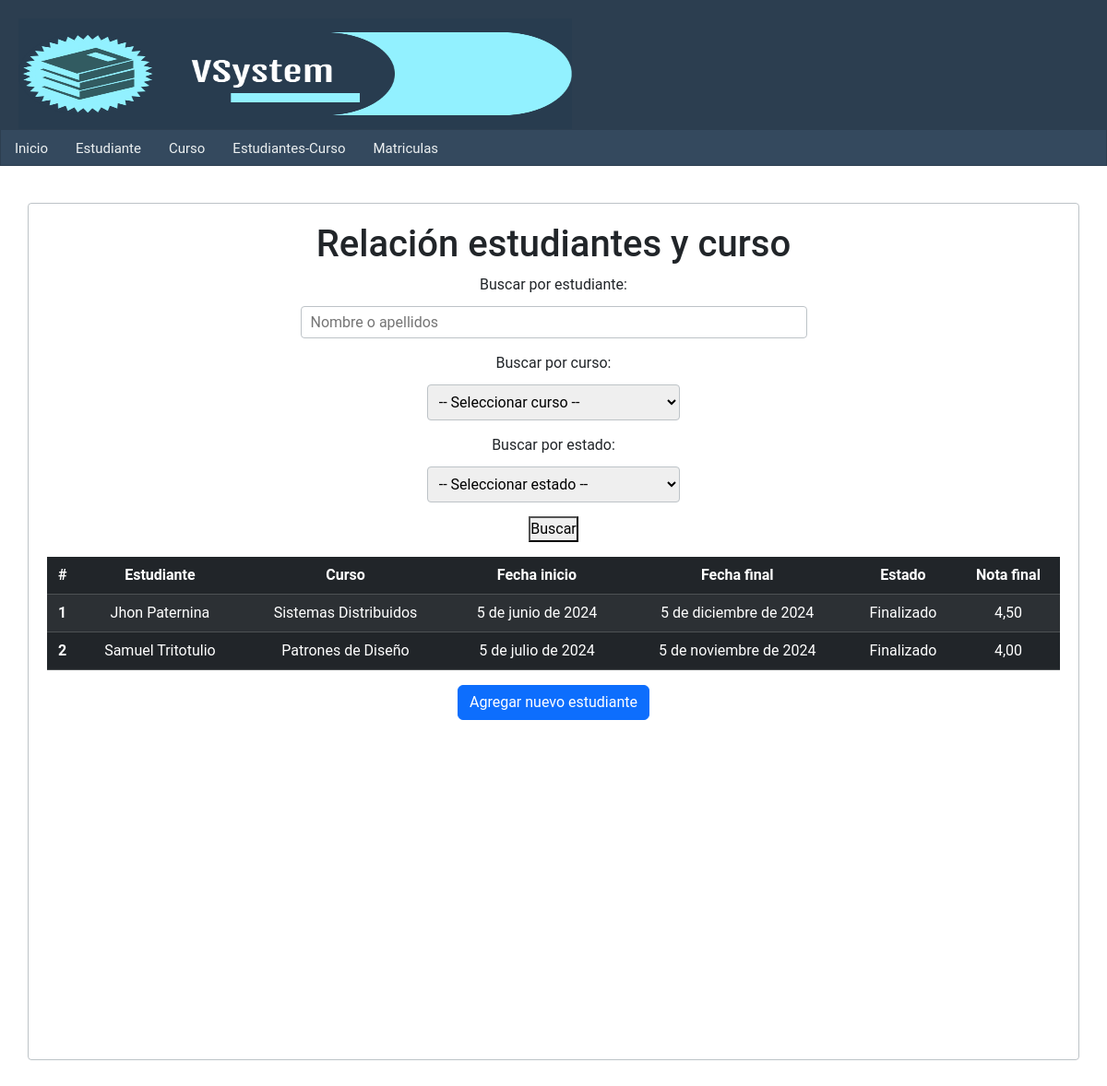
The app's page /estudiantes-curso/, older data.
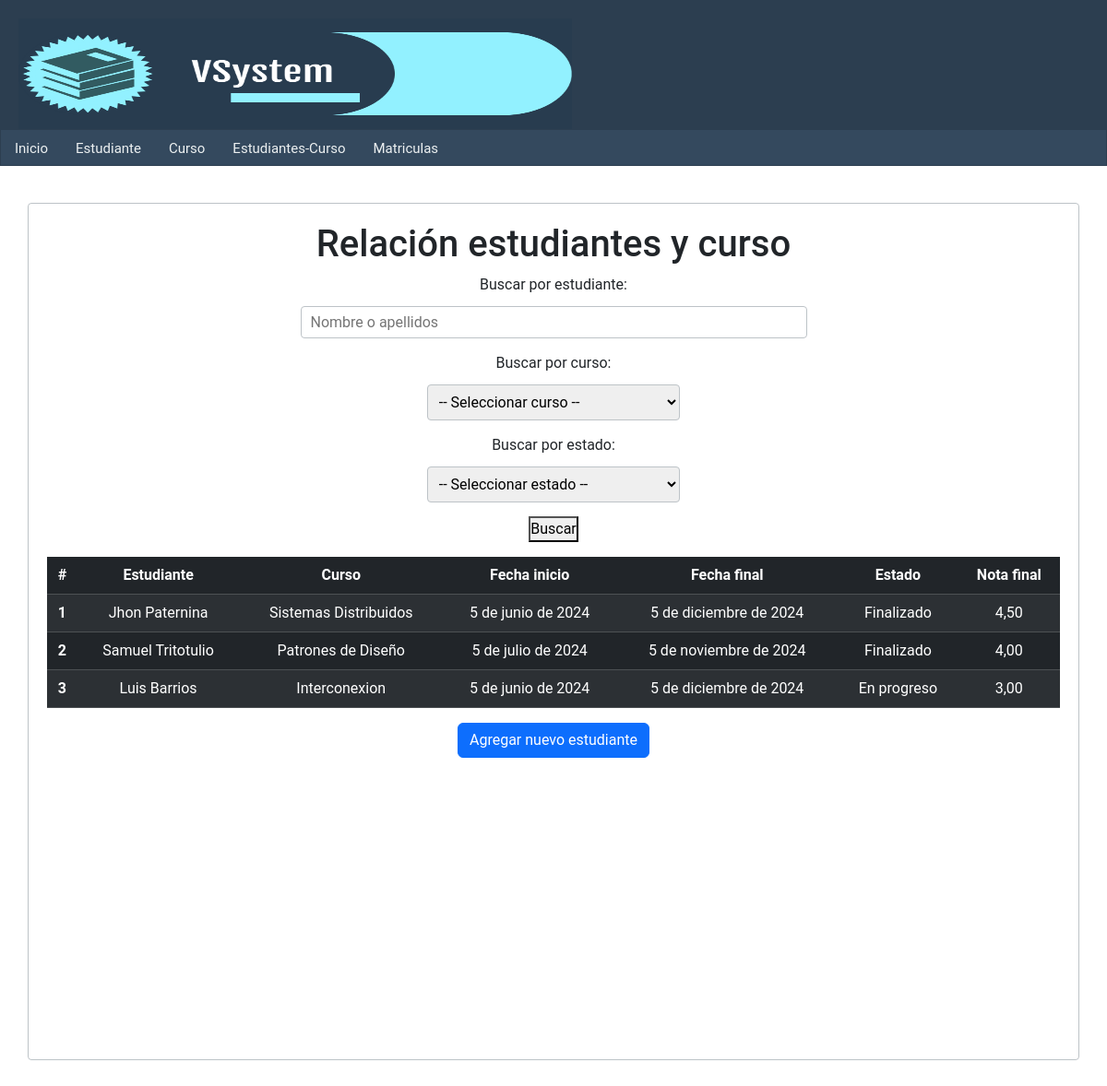
The same page, newer data.
### estudiante_curso/models.py (models this page shows, shortened)
class EstudianteCurso(models.Model):
    estudiante = models.ForeignKey(Persona, on_delete=models.SET_NULL, null = True, related_name='cursos', limit_choices_to={'rol':'Estudiante'})
    curso = models.ForeignKey(curso, on_delete=models.SET_NULL, null= True)
    fechaInicio = models.DateField()
    fechaFinal = models.DateField()
    estado = models.CharField(max_length=100)
    notaFinal = models.DecimalField(max_digits=3, decimal_places=2)
    class Meta:
        db_table = 'Estudiantes_Cursos'

### persona/models.py (models this page shows, shortened)
class Persona(models.Model):
    nombre = models.CharField(max_length=100)
    apellidos = models.CharField(max_length=100)
    dni = models.CharField(max_length=10)
    telefono = models.CharField(max_length=10)
    email = models.EmailField()
    fecha_nacimiento = models.DateField()
    rol = models.CharField(max_length=20)
    create_at = models.DateTimeField(auto_now=True)
    class Meta:
        db_table = 'Persona'

### curso/models.py (models this page shows, shortened)
class curso(models.Model):
    nombre = models.CharField(max_length=100)
    capacidad_max = models.IntegerField()
    profesor = models.ForeignKey(Persona, on_delete=models.SET_NULL, null=True)
    estudiantes = models.ManyToManyField(Persona, related_name='cursos_estudiante', blank=True)
    class Meta:
        db_table = 'Curso'

### estudiante_curso/views.py (the view)
# urls.py: path('estudiantes-curso/', Estudiante_Curso, name='lista-estudiantes-cursos'),
def Estudiante_Curso(request):
    estudiante = request.GET.get('estudiante')
    curso = request.GET.get('curso')
    estado = request.GET.get('estado')
    estudianteCurso = EstudianteCurso.objects.all()
    if estudiante:
        estudianteCurso = estudianteCurso.filter(estudiante__nombre__icontains=estudiante) | estudianteCurso.filter(estudiante__apellidos__icontains=estudiante)
    if curso:
        estudianteCurso = estudianteCurso.filter(curso__id=curso)
    if estado:
        estudianteCurso = estudianteCurso.filter(estado=estado)
    cursos = EstudianteCurso.objects.values('curso__id', 'curso__nombre').distinct()
    estados = EstudianteCurso.objects.values('estado').distinct()
    return render(request, 'lista_est_cur.html', {
        'title': 'Relación estudiantes y curso',
        'estudiantes_cursos': estudianteCurso,
        'cursos': cursos,
        'estados': estados,
    })

### estudiante_curso/templates/lista_est_cur.html (shortened to what this page needs)
{% extends "index.html" %}
{% block content %}
    <h1>{{ title }}</h1>
    <form method="GET" action="{% url 'lista-estudiantes-cursos' %} "class="mb-3">
        <div>
            <label for="estudiante">Buscar por estudiante:</label>
            <input type="text" name="estudiante" id="estudiante" placeholder="Nombre o apellidos" value="{{ request.GET.estudiante }}">
        </div>
        <div>
            <label for="curso">Buscar por curso:</label>
            <select name="curso" id="curso">
                <option value="">-- Seleccionar curso --</option>
            </select>
        </div>
        <div>
            <label for="estado">Buscar por estado:</label>
            <select name="estado" id="estado">
                <option value="">-- Seleccionar estado --</option>
            </select>
        </div>
        <button type="submit">Buscar</button>
    </form>
    <table class="table table-dark table-striped">
        <thead>
            <tr>
                <th scope="col">#</th>
                <th scope="col">Estudiante</th>
                <th scope="col">Curso</th>
                <th scope="col">Fecha inicio</th>
                <th scope="col">Fecha final</th>
                <th scope="col">Estado</th>
                <th scope="col">Nota final</th>
            </tr>
        </thead>
        <tbody>
            {% for estudiante_curso in estudiantes_cursos %}
            <tr>
                <th scope="row">{{ forloop.counter }}</th>
                <td>{{ estudiante_curso.estudiante.nombre }} {{ estudiante_curso.estudiante.apellidos }}</td>
                <td>{{ estudiante_curso.curso.nombre }}</td>
                <td>{{ estudiante_curso.fechaInicio }}</td>
                <td>{{ estudiante_curso.fechaFinal }}</td>
                <td>{{ estudiante_curso.estado }}</td>
                <td>{{ estudiante_curso.notaFinal }}</td>
            </tr>
            {% endfor %}
        </tbody>
    </table>
    <a href="{% url 'formulario_estudiante_curso' %}" class="btn btn-primary">Agregar nuevo estudiante</a>
{% endblock %}

Row changes from the older to the newer data that the page shows:
added EstudianteCurso: estudiante.nombre "Luis", estudiante.apellidos "Barrios", curso.nombre "Interconexion", fechaInicio "5 de junio de 2024", fechaFinal "5 de diciembre de 2024", estado "En progreso", notaFinal "3,00"
